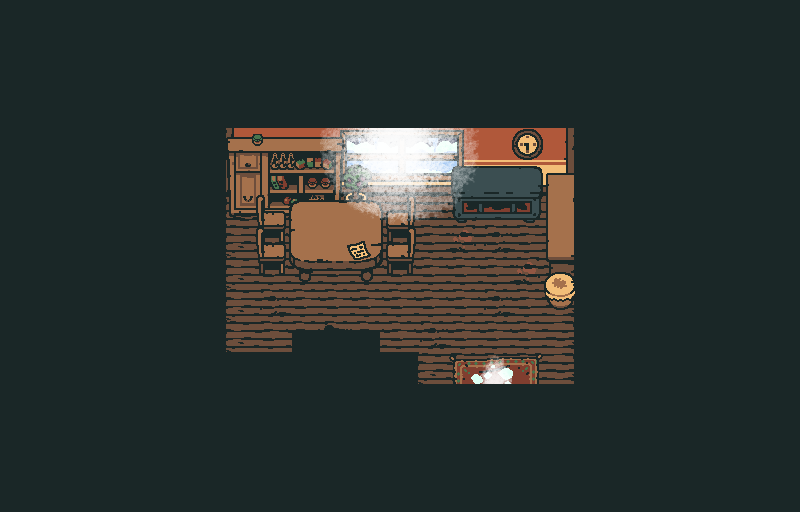

This game map was drawn from its Tiled (.tmx) file and the tilesets committed beside it. A one-line description and the trimmed map source follow:
An orthogonal 25x16 tile map with 32x32 px tiles, 5 tile layers (FLOOR, MIDDLE, ABOVE, LIGHT, ...), 7 tilesets and 33 objects (7x wood, 2x text, portal, kid2, kid1, ...).

<map version="1.2" tiledversion="1.2.3" orientation="orthogonal" renderorder="right-down" width="25" height="16" tilewidth="32" tileheight="32" infinite="0" nextlayerid="10" nextobjectid="278">
 <tileset firstgid="1" source="tilesets/objects.tsx" />
 <tileset firstgid="9" source="tilesets/shop.tsx" />
 <tileset firstgid="265" source="tilesets/cafe_frost.tsx" />
 <tileset firstgid="329" source="tilesets/light.tsx" />
 <tileset firstgid="401" source="tilesets/home_frost.tsx" />
 <tileset firstgid="465" source="tilesets/bookstore_frost.tsx" />
 <tileset firstgid="545" source="tilesets/cafe.tsx" />
 <layer id="1" name="FLOOR" width="25" height="16">
  <data>[400 cells, 379 non-empty, 20 distinct tile ids]</data>
 </layer>
 <layer id="2" name="MIDDLE" width="25" height="16">
  <data>[400 cells, 35 non-empty, 33 distinct tile ids]</data>
 </layer>
 <layer id="3" name="ABOVE" width="25" height="16">
  <data>[400 cells, 19 non-empty, 17 distinct tile ids]</data>
 </layer>
 <layer id="9" name="LIGHT" width="25" height="16">
  <data>[400 cells, 16 non-empty, 16 distinct tile ids]</data>
 </layer>
 <layer id="4" name="OVERHEAD" width="25" height="16">
  <data>[400 cells, 321 non-empty, 4 distinct tile ids]</data>
 </layer>
 <objectgroup id="5" name="SLOPES" visible="0" />
 <objectgroup color="#32e3c6" id="6" name="TERRAIN" visible="0">
  <object id="224" name="wood" x="216" y="120" width="368" height="184" />
  <object id="258" name="wood" x="544" y="352" width="40" height="72" />
  <object id="259" name="wood" x="416" y="352" width="32" height="72" />
  <object id="261" name="wood" x="216" y="352" width="200" height="8" />
  <object id="262" name="wood" x="472" y="304" width="112" height="48" />
  <object id="263" name="wood" x="424" y="344" width="48" height="8" />
  <object id="264" name="wood" x="216" y="304" width="208" height="48" />
 </objectgroup>
 <objectgroup color="#50734a" id="7" name="COLLISION" visible="0" opacity="0.5">
  <object id="166" x="0" y="0" width="224" height="512" />
  <object id="167" x="224" y="0" width="352" height="192" />
  <object id="168" x="576" y="0" width="224" height="512" />
  <object id="169" x="224" y="360" width="192" height="152" />
  <object id="228" x="416" y="392" width="64" height="120" />
  <object id="232" x="512" y="392" width="64" height="120" />
  <object id="248" x="224" y="192" width="144" height="24" />
  <object id="249" x="256" y="216" width="160" height="64" />
  <object id="251" x="256" y="328" width="32" height="32" />
  <object id="252" x="448" y="192" width="96" height="32" />
  <object id="255" x="288" y="352" width="96" height="8" />
  <object id="257" x="544" y="192" width="32" height="120" />
 </objectgroup>
 <objectgroup id="8" name="ENTITIES" opacity="0.64">
  <object id="233" name="portal" gid="6" x="480" y="424" width="32" height="32">
   <properties>
    <property name="DEST" value="FROST_ORCHARD,29,48" />
    <property name="DOOR" value="" />
    <property name="TYPE" value="PORTAL" />
   </properties>
  </object>
  <object id="234" name="kid2" gid="1" x="261" y="272" width="24" height="24">
   <properties>
    <property name="DIALOGUE" value="kid2_frost" />
    <property name="ID" value="KID2" />
    <property name="IMAGE" value="kid2_frost" />
    <property name="LAYER" value="FRONT" />
    <property name="TYPE" value="NPC" />
   </properties>
  </object>
  <object id="235" name="kid1" gid="1" x="422" y="240" width="24" height="24">
   <properties>
    <property name="DIALOGUE" value="kid1_frost" />
    <property name="ID" value="KID1" />
    <property name="IMAGE" value="kid1_frost" />
    <property name="TYPE" value="NPC" />
   </properties>
  </object>
  <object id="238" name="entered trigger" gid="1" x="464" y="392" width="64" height="32">
   <properties>
    <property name="DIALOGUE" value="entered_home_frost" />
    <property name="TYPE" value="DIALOGUE_TRIGGER" />
   </properties>
  </object>
  <object id="240" name="chef" gid="1" x="312" y="304" width="24" height="24">
   <properties>
    <property name="DIALOGUE" value="chef_frost" />
    <property name="ID" value="CHEF" />
    <property name="IMAGE" value="chef" />
    <property name="TYPE" value="NPC" />
   </properties>
  </object>
  <object id="265" name="instrument" gid="5" x="544" y="304" width="32" height="32">
   <properties>
    <property name="SFX" value="drum" />
    <property name="TYPE" value="INSTRUMENT" />
   </properties>
  </object>
  <object id="268" name="text" gid="1" x="456" y="216" width="88" height="48">
   <properties>
    <property name="TEXT">This wood stove radiates quite a lot of heat.
It feels extremely nice right now.</property>
    <property name="TYPE" value="DESC" />
   </properties>
  </object>
  <object id="269" name="fire audio" gid="5" x="456" y="224" width="80" height="32">
   <properties>
    <property name="AUDIO" value="crackling" />
    <property name="ID" value="CRACKLING" />
    <property name="TYPE" value="AUDIO" />
   </properties>
  </object>
  <object id="271" name="text" gid="1" x="344" y="208" width="24" height="24">
   <properties>
    <property name="TEXT">This plant is soaking up some light from the setting sun.
Ahhh.</property>
    <property name="TYPE" value="DESC" />
   </properties>
  </object>
  <object id="272" name="SECRET" gid="2" x="344" y="208" width="24" height="24">
   <properties>
    <property name="AMOUNT" value="1" />
    <property name="FLAG" value="SECRET_HOME" />
    <property name="TYPE" value="SECRET" />
   </properties>
  </object>
  <object id="274" name="villager" gid="1" x="512" y="248" width="32" height="24">
   <properties>
    <property name="APPEAR" value="TALK_VILLAGER_SHY2" />
    <property name="DIALOGUE" value="villager_shy_frost" />
    <property name="ID" value="VILLAGER" />
    <property name="IMAGE" value="villager" />
    <property name="TYPE" value="NPC" />
   </properties>
  </object>
  <object id="275" name="cat" gid="1" x="464" y="264" width="24" height="24">
   <properties>
    <property name="DIALOGUE" value="cat_frost" />
    <property name="ID" value="CAT" />
    <property name="IMAGE" value="cat_frost" />
    <property name="TYPE" value="NPC" />
   </properties>
  </object>
  <object id="276" name="friend" gid="1" x="488" y="264" width="24" height="24">
   <properties>
    <property name="DIALOGUE" value="cat_frost" />
    <property name="ID" value="FRIEND" />
    <property name="IMAGE" value="friend_frost" />
    <property name="TYPE" value="NPC" />
   </properties>
  </object>
  <object id="277" name="letter" gid="1" x="344" y="264" width="32" height="24">
   <properties>
    <property name="TEXT">It's a letter.
"Bernice, I hope all is well. If you recieve this letter, my kids are on their way to your place.
I'm really well and truly sorry for imposing on you. They'll be good, I promise. I just can't bear having them here any longer with this infernal snow.
I need to stay here to take care of the people who can't leave. I hope you understand.
Love, Bernard"</property>
    <property name="TYPE" value="DESC" />
   </properties>
  </object>
 </objectgroup>
</map>
